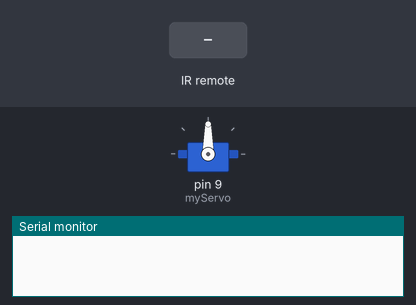
This sketch was run on a simulated Arduino Uno, built with avr-gcc and run on an emulated ATmega328P. On the bench: servo, the last lines printed to the serial monitor. The test bench sets the inputs (shaded band).

Above: at 1.2 s.
1.3 s: infrared code 0x61 received
At 2.2 s:
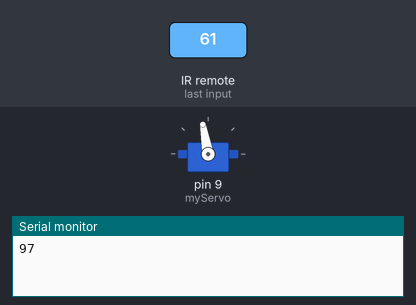
2.8 s: infrared code 0x60 received
At 3.3 s:
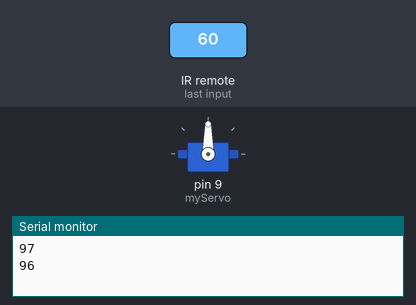
Timing chart, 0 to 5.8 s (numbered marks = the images above; inputs shaded):
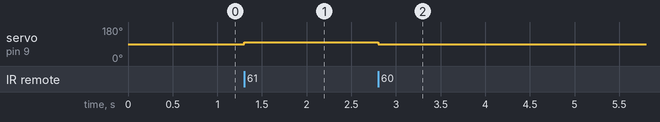

The sketch:

servo_controller.ino
```cpp
#include <Servo.h>
#include <IRremote.hpp>

Servo myServo;

int angle = 90;

void setup() {
  Serial.begin(9600);

  myServo.attach(9);
  IrReceiver.begin(8);
}

void loop() {
  if (IrReceiver.decode()) {
    Serial.println(IrReceiver.decodedIRData.command);

    if (IrReceiver.decodedIRData.command == 96) {
      angle = angle - 10;
    }

    if (IrReceiver.decodedIRData.command == 97) {
      angle = angle + 10;
    }

    angle = constrain(angle, 20, 160);
    myServo.write(angle);

    IrReceiver.resume();
  }
}
```

Measured:
- after the input at 1.3 s, servo on pin 9 (myServo): 90° → 100° at once
- after the input at 2.8 s, servo on pin 9 (myServo): 100° → 90° at once
